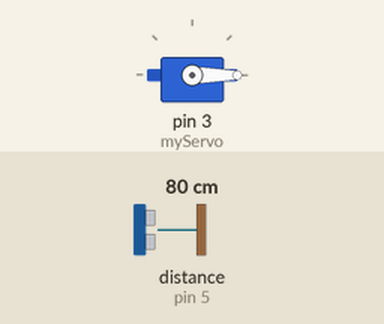
Bench run of a sketch on a simulated Arduino Uno, built with avr-gcc and run on an emulated ATmega328P. Parts: servo. Wiring (inferred from the names in the program): ultrasonic range finder: trigger pin 6; echo pin 5. Inputs (shaded band) come from the test bench; at power-on: distance to the obstacle (sensor on pin 5) 80 cm. The echo pulse lasts 58.3 µs per cm.

Above: at 1.2 s.
1.3 s: distance to the obstacle (sensor on pin 5) set to 7 cm
2.8 s: distance to the obstacle (sensor on pin 5) set to 4 cm
At 3.2 s:
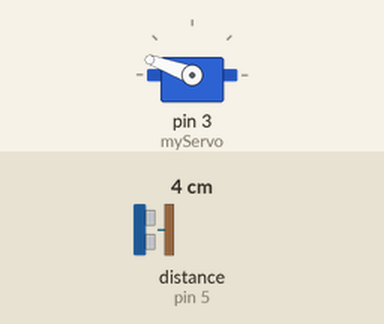
5.8 s: distance to the obstacle (sensor on pin 5) set to 9 cm
At 6.3 s:
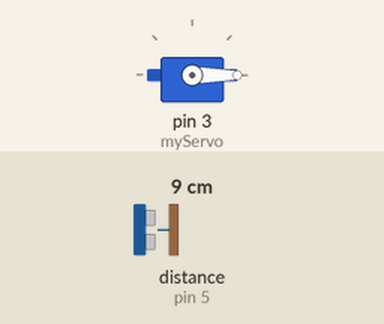
7.3 s: distance to the obstacle (sensor on pin 5) set to 2 cm
At 8.4 s:
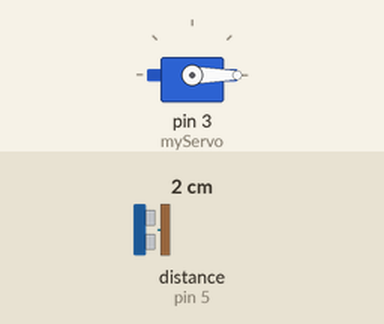
Timing chart, 0 to 11.3 s (numbered marks = the images above; inputs shaded):
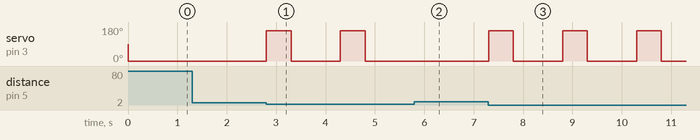

Measured:
- the behaviour switches between 6 and 5 cm on distance to the obstacle (sensor on pin 5) (found by bisection; images 0 and 1)
- after the input at 1.3 s, every drawn part: stays the same
- after the input at 2.8 s, servo on pin 3 (myServo): alternates 160° for 0.50 s and 0° for 1.0 s, starting at once
- after the input at 5.8 s, servo on pin 3 (myServo): stays 0° (without the input it goes to 160° after 0.00 s)
- after the input at 7.3 s, servo on pin 3 (myServo): alternates 160° for 0.50 s and 0° for 1.0 s, starting at once

The sketch:

Hand_Sanitizer.ino
```cpp
#include <Servo.h>

const int trigPin = 6;
const int echoPin = 5;
long duration;
int distance;

Servo myServo;

void setup() {
  myServo.attach(3);
  Serial.begin(9600);
  pinMode(trigPin, OUTPUT);
  pinMode(echoPin, INPUT);
}

void loop() {
  distance = calculateDistance();
  myServo.write(0);

  if ( distance < 5){
    myServo.attach(3);
    myServo.write(160);
    delay(500);
    myServo.write(0);
    delay(1000);
    }
  else{
    myServo.detach();
    }
  }

int calculateDistance(){
  digitalWrite(trigPin, LOW);
  delayMicroseconds(5);

  // Sets the trigPin on HIGH state for 10 micro seconds
  digitalWrite(trigPin, HIGH);
  delayMicroseconds(10);
  digitalWrite(trigPin, LOW);

  // Reads the echoPin, returns the sound wave travel time in microseconds
  duration = pulseIn(echoPin, HIGH);

  // Calculating the distance
  distance= duration*0.034/2;
  return distance;
}
```
